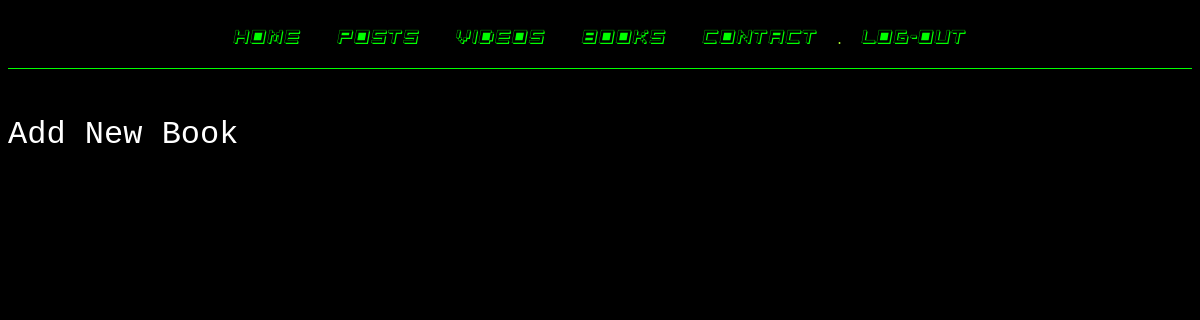
Page /books/ (signed in) on the earlier database version.
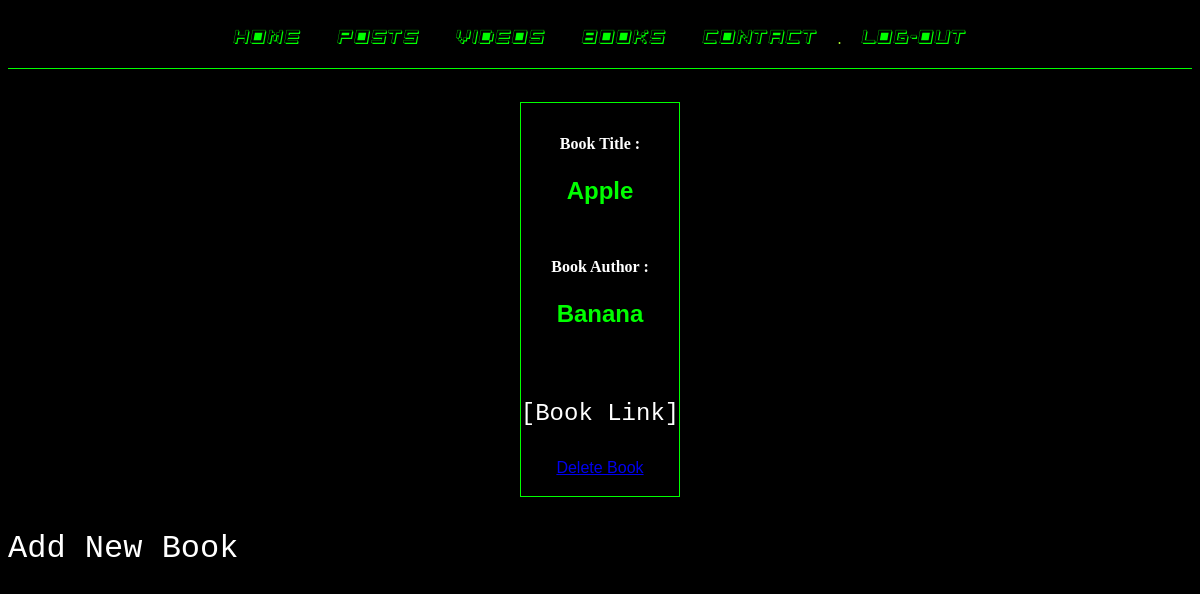
Same page on the later database version.
### new_sites/models.py (models this page shows, shortened)
class Book(models.Model):
    title = models.CharField(max_length = 100)
    author = models.CharField(max_length = 100)
    link = models.CharField(max_length=5000)
    pdf = models.FileField(upload_to ='books/pdfs/')
    cover = models.ImageField(upload_to = 'books/cover/', null = True, blank = True)
    owner = models.ForeignKey(User, on_delete=models.CASCADE)

### new_sites/views.py (the view)
# urls.py: path('books/', views.book_list, name = 'book_list'),
def book_list(request):
    books = Book.objects.all().order_by('-id')[:200]
    return render(request, 'new_sites/book_list.html', {
        'books': books
    })

### new_sites/templates/new_sites/book_list.html (shortened to what this page needs)
{%extends 'new_sites/base.html'%}
{%block content%}
<div class = 'booklist'>
        {% for book in books%}
        <div class = 'book-order'>
                <div class = "book-title">
                    <h2>Book Title :</h2>
                    <h3> {{book.title}}</h3>
                    <div class = "book-author">
                        <h2>Book Author :</h2>
                        <h3>{{book.author}}</h3>
                    </div>
                    <div class = 'book-link'>
                        <a href="{{book.link}}">[Book Link]</a>
                    </div>
                    {%if book.owner == request.user and user.is_authenticated %}
                        <a href = "{%url 'new_sites:delete_book' book.id%}">Delete Book</a>
                    {%endif%}
                </div>
        </div>
        {%endfor%}
</div>
{%if user.is_authenticated %}
<div class = 'add-book '>
    <a href="{% url 'new_sites:upload_book'%}">Add New Book</a>
</div>
{%endif%}
{%endblock content%}

### new_sites/templates/new_sites/base.html (shortened to what this page needs)
{% load static %}
<!DOCTYPE html>
<html>
    <head>
            <link rel = "stylesheet" type = "text/css" href= {% static 'css/style2.css' %}>
    </head>
<body>
    <div class =  "topnav">
            <a href = "{%url 'new_sites:index' %}">HOME</a> </li>
            <a href = "{%url 'new_sites:post_list' %}">POSTS</a> </li>
            <a href = "{%url 'new_sites:videos' %}">VIDEOS</a> </li>
            <a href = "{%url 'new_sites:book_list' %}">BOOKS</a> </li>
            <a href = "{%url 'new_sites:contact' %}">CONTACT</a> </li>
            {% if user.is_authenticated%}
                 .
            <a href="{% url 'users:logout'%}">LOG-OUT</a> </li>
            {%endif%}
    </div>
    <div class = 'body-text'>
        {%block content%} {%endblock content%}
    </div>
</body>
</html>

### new_sites/static/css/style2.css (style rules this page uses)
body { background-color: black; }
.topnav { color:greenyellow; text-align:center; margin-top: 30px; padding-bottom:20px; border-bottom:thin solid #00FF00; }
.topnav a { float:center; text-align:center; padding: 14px 16px; text-decoration: none; font-size:1.1em; color: #00FF00; font-family:dead; }
@media (min-width:1000px) { .booklist { color:#00FF00; margin:2%; ` justify-content:center; display:flex; } }
.booklist { margin-left:10%; margin-right:10%; justify-content:center; color:#00FF00; display:flex; flex-wrap:wrap; }
.book-order { border:thin #00FF00 solid; text-align:center; margin:1%; overflow: hidden; text-overflow: ellipsis; max-width: 30ch; }
@media (max-device-width: 1000px) { .book-order { border:thin #00FF00 solid; text-align:center; margin-top:1%; margin-bottom:1%; padding-top:2%; padding-bottom:2%; } }
.book-author { padding-top:10%; padding-bottom:10%; font-family:Helvetica; font-size: 1.0em; }
.book-author h3 { font-size: 1.0em; }
.book-title h2 { font-family:qua; font-size: 1em; color:white; margin-bottom:1%; }
.book-title { font-family:Helvetica; }
.book-title h3 { font-family:Arial, Helvetica, sans-serif; font-size: 1.5em; margin-left: 3%; margin-right: 3%; overflow: hidden; white-space: nowrap; }
.book-link { margin-top:20%; margin-bottom:20%; }
.book-link a { text-decoration:none; font-family:"Lucida Console", Courier, monospace; color:white; font-size:1.5em; }
.add-book a { font-family:"Lucida Console", Courier, monospace; color:white; font-size:2em; text-decoration: none; }

Differences in the rows shown:
added Book: title "Apple", author "Banana", shows "Delete Book"
